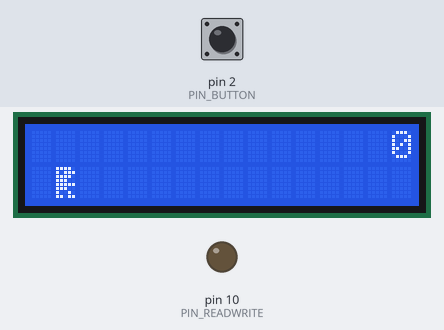
The sketch below on a simulated Arduino Uno, built with avr-gcc and run on an emulated ATmega328P. Parts: 16×2 character LCD, output pins drawn as LEDs (lit = HIGH). The inputs (shaded band) are chosen by the test bench; at power-on: pin 2 (PIN_BUTTON) HIGH. Random numbers use the default seed unless the sketch sets one.

Above: at 1.2 s.
1.3 s: pin 2 (PIN_BUTTON) pulled LOW for 0.15 s
At 1.51 s:
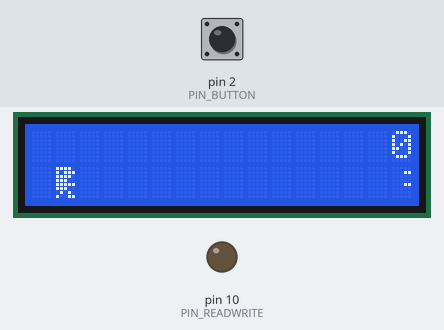
2.0 s: pin 2 (PIN_BUTTON) pulled LOW for 1 s
At 2.14 s:
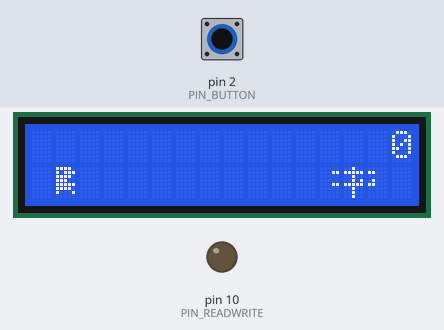
3.6 s: pin 2 (PIN_BUTTON) pulled LOW for 0.15 s
At 3.71 s:
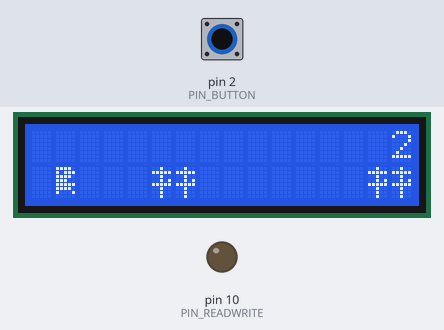
4.3 s: pin 2 (PIN_BUTTON) pulsed LOW 2 times (0.12 s each, 0.3 s apart)
At 5.65 s:
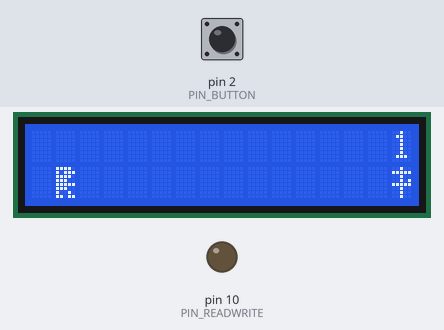
6.5 s: pin 2 (PIN_BUTTON) pulled LOW for 3.2 s
At 8.6 s:
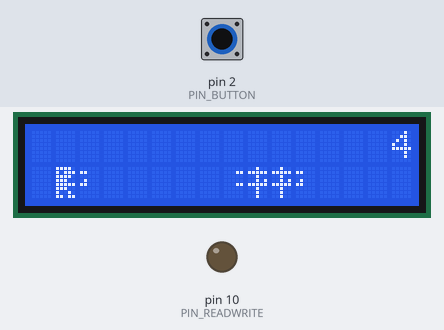
10.3 s: pin 2 (PIN_BUTTON) pulled LOW for 0.15 s
At 13.91 s:
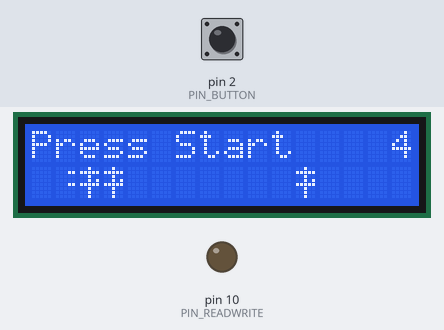

The sketch:

lcd_dino_game.ino
```cpp
#include <LiquidCrystal.h>

#define PIN_BUTTON 2

#define PIN_READWRITE 10
#define PIN_CONTRAST 12

#define DINO_RUN1_CHAR_INDEX 1
#define DINO_RUN2_CHAR_INDEX 2
#define DINO_JUMP_CHAR_INDEX 3
#define DINO_JUMP_CHAR_INDEX_UPPER 8
#define DINO_JUMP_CHAR_INDEX_LOWER 4

#define CACTUS_CENTER_CHAR_INDEX 5
#define CACTUS_RIGHT_PART_CHAR_INDEX 6
#define CACTUS_LEFT_PART_CHAR_INDEX 7

#define SPACE ' '      // User the ' ' character
#define INDEX_1 1    // Horizontal position of dino on screen when starting the game

#define ROW_WIDTH 16
#define ROW_EMPTY 0
#define ROW_LOWER_VALUE_1 1
#define ROW_UPPER_VALUE_2 2

#define DINO_POSITION_OFF 0          // Dino is invisible
#define DINO_POSITION_RUN_LOWER_ROW_POSITION_1 1  // Dino is running on lower row (pose 1)
#define DINO_POSITION_RUN_LOWER_ROW_POSITION_2 2  //                              (pose 2)

#define DINO_POSITION_JUMP_1 3       // Starting a jump
#define DINO_POSITION_JUMP_2 4       // Half-way up
#define DINO_POSITION_JUMP_3 5       // Jump is on upper row
#define DINO_POSITION_JUMP_4 6       // Jump is on upper row
#define DINO_POSITION_JUMP_5 7       // Jump is on upper row
#define DINO_POSITION_JUMP_6 8       // Jump is on upper row
#define DINO_POSITION_JUMP_7 9       // Half-way down
#define DINO_POSITION_JUMP_8 10      // About to land

#define DINO_POSITION_RUN_UPPER_ROW_POSITION_1 11 // Dino is running on upper row (pose 1)
#define DINO_POSITION_RUN_UPPER_ROW_POSITION_2 12 //                              (pose 2)

LiquidCrystal lcd(11, 9, 6, 5, 4, 3);

static char rowUpper[ROW_WIDTH + 1];
static char rowLower[ROW_WIDTH + 1];

static bool buttonPushed = false;

void initializeGraphics(){

  static byte graphics[] = {
    // Dino Run position 1
    B11110,
    B10111,
    B11110,
    B11100,
    B11111,
    B11100,
    B10010,
    B11011,
    // Dino Run position 2
    B11110,
    B10111,
    B11110,
    B11100,
    B11111,
    B11100,
    B01010,
    B10011,
    // Dino Jump
    B11110,
    B10111,
    B11110,
    B11100,
    B11111,
    B11110,
    B10001,
    B00000,
    // Jump lower part [lower part of Dino while jumping]
    B11111,
    B11100,
    B10010,
    B11011,
    B00000,
    B00000,
    B00000,
    B00000,
    // Cactus Center part
    B00100,
    B11111,
    B00100,
    B00101,
    B11111,
    B00100,
    B00100,
    B00100,
    // Cactus right part
    B00000,
    B00011,
    B00000,
    B00000,
    B00011,
    B00000,
    B00000,
    B00000,
    // Cactus left part
    B00000,
    B11000,
    B00000,
    B01000,
    B11000,
    B00000,
    B00000,
    B00000,
    // Jump upper part [upper part of Dino while jumping]
    B00000,
    B00000,
    B00000,
    B00000,
    B11110,
    B10111,
    B11110,
    B11100,
  };
  int i;
  // Skip using character 0, this allows lcd.print() to be used to
  // quickly draw multiple characters
  for (i = 0; i < 8; ++i) {
    lcd.createChar(i + 1, &graphics[i * 8]); // characters getting generated are 1,2,3,4,5,6,7
  }
  for (i = 0; i < ROW_WIDTH; ++i) {      // ROW_WIDTH 16
    rowUpper[i] = SPACE; // SPACE ' '
    rowLower[i] = SPACE;
  }
}

// Slide the row to the left in half-character increments
// newRow = 5  or ' '
void advanceRow(char* row, byte newRow){
  for (int i = 0; i < ROW_WIDTH; ++i) {       //ROW_WIDTH 16
    char current = row[i];
    char next = (i == ROW_WIDTH-1) ? newRow : row[i+1];
    switch (current){
      case SPACE:
        row[i] = (next == CACTUS_CENTER_CHAR_INDEX) ? CACTUS_RIGHT_PART_CHAR_INDEX : SPACE;
        break;
      case CACTUS_CENTER_CHAR_INDEX:
        row[i] = (next == SPACE) ? CACTUS_LEFT_PART_CHAR_INDEX : CACTUS_CENTER_CHAR_INDEX;
        break;
      case CACTUS_RIGHT_PART_CHAR_INDEX:
        row[i] = CACTUS_CENTER_CHAR_INDEX;
        break;
      case CACTUS_LEFT_PART_CHAR_INDEX:
        row[i] = SPACE;
        break;
    }
  }
}

bool drawDino(byte position, char* rowUpper, char* rowLower, unsigned int score) {
  // position is 1 for the first time

  bool collide = false;
  char upperSave = rowUpper[INDEX_1];          // INDEX_1 1
  char lowerSave = rowLower[INDEX_1];
  byte upper, lower;
  switch (position) {
    case DINO_POSITION_OFF: // 0
      upper = lower = SPACE;       // SPACE ' '
      break;
    case DINO_POSITION_RUN_LOWER_ROW_POSITION_1:  // 1
      upper = SPACE;
      lower = DINO_RUN1_CHAR_INDEX;           // 1
      break;
    case DINO_POSITION_RUN_LOWER_ROW_POSITION_2: // 2
      upper = SPACE;
      lower = DINO_RUN2_CHAR_INDEX;          // 2
      break;
    case DINO_POSITION_JUMP_1:   // DINO_POSITION_JUMP_1 = 3 Starting a jump
    case DINO_POSITION_JUMP_8:   // DINO_POSITION_JUMP_8 = 10 About to land
      upper = SPACE;
      lower = DINO_JUMP_CHAR_INDEX;       // 3
      break;
    case DINO_POSITION_JUMP_2:   // DINO_POSITION_JUMP_2 = 4  Half-way up
    case DINO_POSITION_JUMP_7:   // DINO_POSITION_JUMP_7 = 9  Half-way down
      upper = DINO_JUMP_CHAR_INDEX_UPPER; // 8
      lower = DINO_JUMP_CHAR_INDEX_LOWER; // 4
      break;
    case DINO_POSITION_JUMP_3: // 5 Jump is on upper row
    case DINO_POSITION_JUMP_4: // 6 Jump is on upper row
    case DINO_POSITION_JUMP_5: // 7 Jump is on upper row
    case DINO_POSITION_JUMP_6: // 8 Jump is on upper row
      upper = DINO_JUMP_CHAR_INDEX;     // DINO_JUMP_CHAR_INDEX 3
      lower = SPACE;  // SPACE ' '
      break;
    case DINO_POSITION_RUN_UPPER_ROW_POSITION_1:    // 11  , Hero is running on upper row (pose 1)
      upper = DINO_RUN1_CHAR_INDEX;             // 1
      lower = SPACE;    // SPACE ' '
      break;
    case DINO_POSITION_RUN_UPPER_ROW_POSITION_2:    // 12  , Hero is running on upper row (pose 2)
      upper = DINO_RUN2_CHAR_INDEX;             // 2
      lower = SPACE;    // SPACE ' '
      break;
  }
  if (upper != ' ') {
    rowUpper[INDEX_1] = upper;               // INDEX_1 1
    collide = (upperSave == SPACE) ? false : true;
  }
  if (lower != ' ') {
    rowLower[INDEX_1] = lower;
    collide |= (lowerSave == SPACE) ? false : true;              // |= bitwise OR, a = a | b
  }

  byte digits = (score > 9999) ? 5 : (score > 999) ? 4 : (score > 99) ? 3 : (score > 9) ? 2 : 1;

  // Draw the scene
  rowUpper[ROW_WIDTH] = '\0';
  rowLower[ROW_WIDTH] = '\0';
  char temp = rowUpper[16-digits];
  rowUpper[16-digits] = '\0';
  lcd.setCursor(0,0);

  lcd.print(rowUpper);
  rowUpper[16-digits] = temp;
  lcd.setCursor(0,1);

  lcd.print(rowLower);

  lcd.setCursor(16 - digits,0);
  lcd.print(score);

  rowUpper[INDEX_1] = upperSave;
  rowLower[INDEX_1] = lowerSave;
  return collide;
}

// Handle the button push as an interrupt
void buttonPush() {
  buttonPushed = true;
}

void setup(){
  Serial.begin(9600);
  pinMode(PIN_READWRITE, OUTPUT);
  digitalWrite(PIN_READWRITE, LOW);
  pinMode(PIN_CONTRAST, OUTPUT);
  analogWrite(PIN_CONTRAST, 75);
  pinMode(PIN_BUTTON, INPUT);
  digitalWrite(PIN_BUTTON, HIGH);

  // Digital pin 2 maps to interrupt 0
  attachInterrupt(0/*PIN_BUTTON*/, buttonPush, FALLING); // FALLING for when the pin goes from high to low.

  initializeGraphics();

  lcd.begin(16, 2);
}

void loop(){
  static byte dinoPos = DINO_POSITION_RUN_LOWER_ROW_POSITION_1; // value 1
  static byte newRowType = ROW_EMPTY; // value 0
  static byte newRowDuration = 1;
  static bool playing = false;
  static bool blink = false;
  static unsigned int distance = 0;

  if (!playing) {
    drawDino((blink) ? DINO_POSITION_OFF : dinoPos, rowUpper, rowLower, distance >> 3);  // DINO_POSITION_OFF = 0 ,Hero is invisible
    if (blink) {
      lcd.setCursor(0,0);
      lcd.print("Press Start");
    }
    delay(250);
    blink = !blink;
    if (buttonPushed) {
      initializeGraphics();
      dinoPos = DINO_POSITION_RUN_LOWER_ROW_POSITION_1;
      playing = true;
      buttonPushed = false;
      distance = 0;
    }
    return;
  }

  // Shift the row to the left
  advanceRow(rowLower, newRowType == ROW_LOWER_VALUE_1 ? CACTUS_CENTER_CHAR_INDEX : SPACE); // CACTUS_CENTER_CHAR_INDEX 5 and ROW_LOWER_VALUE_1 1


  // Make new row to enter on the right
  if (--newRowDuration == 0) {
    if (newRowType == ROW_EMPTY) {
      newRowType = ROW_LOWER_VALUE_1;
      newRowDuration = 2 + random(5);
    } else {
      newRowType = ROW_EMPTY;
      newRowDuration = 10 + random(5);
    }
  }

  if (buttonPushed) {
    if (dinoPos <= DINO_POSITION_RUN_LOWER_ROW_POSITION_2)
          dinoPos = DINO_POSITION_JUMP_1;
    buttonPushed = false;
  }

  if (drawDino(dinoPos, rowUpper, rowLower, distance >> 3)) {
    playing = false; // The dino collided with a cactus.
  } else {
    if (dinoPos == DINO_POSITION_RUN_LOWER_ROW_POSITION_2 || dinoPos == DINO_POSITION_JUMP_8) {
      dinoPos = DINO_POSITION_RUN_LOWER_ROW_POSITION_1;
    } else if ((dinoPos >= DINO_POSITION_JUMP_3 && dinoPos <= DINO_POSITION_JUMP_5) && rowLower[INDEX_1] != SPACE) {
      dinoPos = DINO_POSITION_RUN_UPPER_ROW_POSITION_1;
    } else if (dinoPos >= DINO_POSITION_RUN_UPPER_ROW_POSITION_1 && rowLower[INDEX_1] == SPACE) {
      dinoPos = DINO_POSITION_JUMP_5;
    } else if (dinoPos == DINO_POSITION_RUN_UPPER_ROW_POSITION_2) {
      dinoPos = DINO_POSITION_RUN_UPPER_ROW_POSITION_1;
    } else {
      ++dinoPos;
    }
    ++distance;

  }
  delay(100);
}
```
